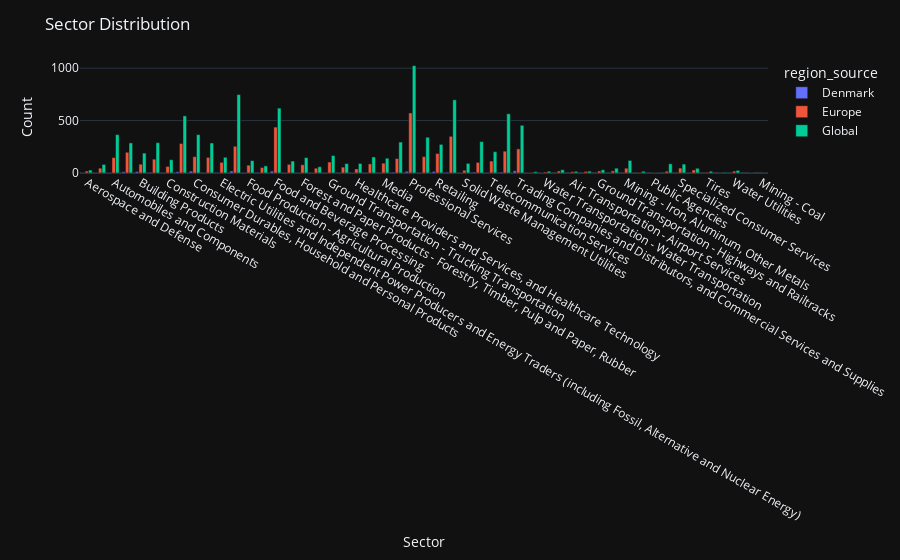

Source (notebook cell):
### Code cell
import plotly.express as px
Comp_Global.loc[:, "region_source"] = "Global"
Comp_Europe.loc[:, "region_source"] = "Europe"
Comp_dk.loc[:, "region_source"] = "Denmark"

# Combine the datasets
df = pd.concat([Comp_Global, Comp_Europe, Comp_dk])
df_grouped = df.groupby(["sector", "region_source"]).size().reset_index(name="count")
fig = px.bar(df_grouped, x="sector", y="count", color="region_source", barmode="group")
fig.update_layout(title="Sector Distribution", xaxis_title="Sector", yaxis_title="Count")
fig.show()

### Figure 1 — Plotly figure (JSON) as saved in the notebook; plotly's stock layout.template omitted (floating-point values rounded to 4 significant figures)
{"data": [{"alignmentgroup": "True", "hovertemplate": "region_source=Denmark<br>sector=%{x}<br>count=%{y}<extra></extra>", "legendgroup": "Denmark", "marker": {"color": "#636efa", "pattern": {"shape": ""}}, "name": "Denmark", "offsetgroup": "Denmark", "orientation": "v", "showlegend": true, "textposition": "auto", "x": ["Aerospace and Defense", "Air Freight Transportation and Logistics", "Automobiles and Components", "Banks, Diverse Financials, Insurance", "Building Products", "Chemicals", "Construction Materials", "Construction and Engineering", "Consumer Durables, Household and Personal Products", "Containers and Packaging", "Electric Utilities and Independent Power Producers and Energy Traders (including Fossil, Alternative and Nuclear Energy)", "Electrical Equipment and Machinery", "Food Production - Agricultural Production", "Food Production - Animal Source Food Production", "Food and Beverage Processing", "Food and Staples Retailing", "Forest and Paper Products - Forestry, Timber, Pulp and Paper, Rubber", "Ground Transportation - Railroads Transportation", "Ground Transportation - Trucking Transportation", "Healthcare Equipment and Supplies", "Healthcare Providers and Services, and Healthcare Technology", "Hotels, Restaurants and Leisure, and Tourism Services", "Media", "Pharmaceuticals, Biotechnology and Life Sciences", "Professional Services", "Real Estate", "Retailing", "Software and Services", "Solid Waste Management Utilities", "Technology Hardware and Equipment", "Telecommunication Services", "Textiles, Apparel, Footwear and Luxury Goods", "Trading Companies and Distributors, and Commercial Services and Supplies", "Water Transportation - Ports and Services", "Water Transportation - Water Transportation"], "xaxis": "x", "y": [1, 4, 4, 12, 14, 7, 6, 12, 18, 4, 5, 19, 3, 6, 18, 3, 3, 1, 4, 5, 2, 5, 3, 8, 16, 3, 15, 7, 3, 9, 5, 9, 21, 1, 1], "yaxis": "y", "type": "bar"}, {"alignmentgroup": "True", "hovertemplate": "region_source=Europe<br>sector=%{x}<br>count=%{y}<extra></extra>", "legendgroup": "Europe", "marker": {"color": "#EF553B", "pattern": {"shape": ""}}, "name": "Europe", "offsetgroup": "Europe", "orientation": "v", "showlegend": true, "textposition": "auto", "x": ["Aerospace and Defense", "Air Freight Transportation and Logistics", "Air Transportation - Airlines", "Air Transportation - Airport Services", "Automobiles and Components", "Banks, Diverse Financials, Insurance", "Building Products", "Chemicals", "Construction Materials", "Construction and Engineering", "Consumer Durables, Household and Personal Products", "Containers and Packaging", "Education Services", "Electric Utilities and Independent Power Producers and Energy Traders (including Fossil, Alternative and Nuclear Energy)", "Electrical Equipment and Machinery", "Food Production - Agricultural Production", "Food Production - Animal Source Food Production", "Food and Beverage Processing", "Food and Staples Retailing", "Forest and Paper Products - Forestry, Timber, Pulp and Paper, Rubber", "Ground Transportation - Highways and Railtracks", "Ground Transportation - Railroads Transportation", "Ground Transportation - Trucking Transportation", "Healthcare Equipment and Supplies", "Healthcare Providers and Services, and Healthcare Technology", "Homebuilding", "Hotels, Restaurants and Leisure, and Tourism Services", "Media", "Mining - Iron, Aluminum, Other Metals", "Mining - Other (Rare Minerals, Precious Metals and Gems)", "Pharmaceuticals, Biotechnology and Life Sciences", "Professional Services", "Public Agencies", "Real Estate", "Retailing", "Semiconductors and Semiconductors Equipment", "Software and Services", "Solid Waste Management Utilities", "Specialized Consumer Services", "Specialized Financial Services, Consumer Finance, Insurance Brokerage Firms", "Technology Hardware and Equipment", "Telecommunication Services", "Textiles, Apparel, Footwear and Luxury Goods", "Tires", "Tobacco", "Trading Companies and Distributors, and Commercial Services and Supplies", "Water Transportation - Ports and Services", "Water Transportation - Water Transportation", "Water Utilities"], "xaxis": "x", "y": [18, 46, 19, 12, 147, 198, 84, 132, 63, 282, 156, 149, 15, 102, 255, 75, 52, 438, 83, 79, 19, 46, 105, 56, 39, 20, 87, 94, 46, 5, 138, 573, 1, 156, 186, 17, 350, 26, 47, 29, 101, 114, 208, 7, 3, 230, 4, 9, 18], "yaxis": "y", "type": "bar"}, {"alignmentgroup": "True", "hovertemplate": "region_source=Global<br>sector=%{x}<br>count=%{y}<extra></extra>", "legendgroup": "Global", "marker": {"color": "#00cc96", "pattern": {"shape": ""}}, "name": "Global", "offsetgroup": "Global", "orientation": "v", "showlegend": true, "textposition": "auto", "x": ["Aerospace and Defense", "Air Freight Transportation and Logistics", "Air Transportation - Airlines", "Air Transportation - Airport Services", "Automobiles and Components", "Banks, Diverse Financials, Insurance", "Building Products", "Chemicals", "Construction Materials", "Construction and Engineering", "Consumer Durables, Household and Personal Products", "Containers and Packaging", "Education Services", "Electric Utilities and Independent Power Producers and Energy Traders (including Fossil, Alternative and Nuclear Energy)", "Electrical Equipment and Machinery", "Food Production - Agricultural Production", "Food Production - Animal Source Food Production", "Food and Beverage Processing", "Food and Staples Retailing", "Forest and Paper Products - Forestry, Timber, Pulp and Paper, Rubber", "Gas Utilities", "Ground Transportation - Highways and Railtracks", "Ground Transportation - Railroads Transportation", "Ground Transportation - Trucking Transportation", "Healthcare Equipment and Supplies", "Healthcare Providers and Services, and Healthcare Technology", "Homebuilding", "Hotels, Restaurants and Leisure, and Tourism Services", "Media", "Mining - Coal", "Mining - Iron, Aluminum, Other Metals", "Mining - Other (Rare Minerals, Precious Metals and Gems)", "Pharmaceuticals, Biotechnology and Life Sciences", "Professional Services", "Public Agencies", "Real Estate", "Retailing", "Semiconductors and Semiconductors Equipment", "Software and Services", "Solid Waste Management Utilities", "Specialized Consumer Services", "Specialized Financial Services, Consumer Finance, Insurance Brokerage Firms", "Technology Hardware and Equipment", "Telecommunication Services", "Textiles, Apparel, Footwear and Luxury Goods", "Tires", "Tobacco", "Trading Companies and Distributors, and Commercial Services and Supplies", "Water Transportation - Ports and Services", "Water Transportation - Water Transportation", "Water Utilities"], "xaxis": "x", "y": [28, 82, 31, 16, 366, 287, 190, 289, 127, 545, 366, 286, 18, 150, 748, 118, 68, 619, 114, 147, 1, 31, 60, 167, 90, 91, 46, 153, 141, 1, 120, 17, 295, 1024, 2, 341, 273, 88, 698, 92, 85, 45, 300, 203, 565, 17, 7, 455, 13, 17, 25], "yaxis": "y", "type": "bar"}], "layout": {"xaxis": {"anchor": "y", "domain": [0.0, 1.0], "title": {"text": "Sector"}}, "yaxis": {"anchor": "x", "domain": [0.0, 1.0], "title": {"text": "Count"}}, "legend": {"title": {"text": "region_source"}, "tracegroupgap": 0}, "margin": {"t": 60}, "barmode": "group", "title": {"text": "Sector Distribution"}}}
